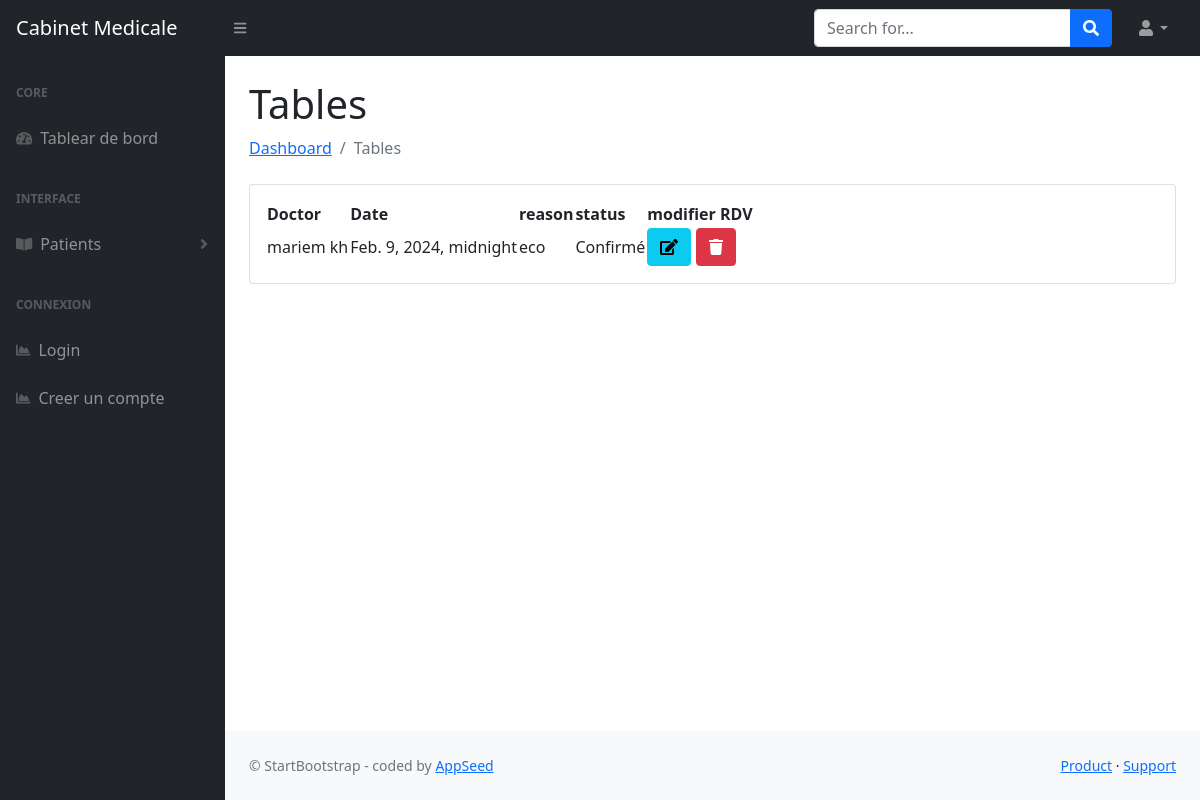
Page /patients/patient/7/appointments/ on the committed database.
### appointments/models.py (models this page shows, shortened)
class Appointment(models.Model):
    class Status(models.TextChoices):
        CONFIRME = 'Confirmé'
        ANNULE = 'Annulé'
        EN_ATTENTE = 'En attente'
    doctor = models.ForeignKey(Doctor, on_delete=models.CASCADE)
    patient = models.ForeignKey(Patient, on_delete=models.CASCADE, related_name= 'appointment_set')
    date = models.DateTimeField()
    reason = models.TextField()
    status = models.CharField(
        max_length=20,
        choices=Status.choices,
        default=Status.EN_ATTENTE)
    objects = models.Manager()  # Le gestionnaire par défaut
    confirmed_appointments = ConfirmedAppointmentManager()  # Gestionnaire personnalisé pour les rendez-vous confirmés

### doctors/models.py (models this page shows)
class Doctor(models.Model):
    firstName = models.CharField(max_length=100)
    lastName = models.CharField(max_length=100)
    specialization = models.CharField(max_length=100)
    contact_info = models.CharField(max_length=100)
    adresse = models.CharField(max_length=100)
    def __str__(self):
        return f"{self.firstName} {self.lastName}"

### patients/views.py (the view)
# urls.py: path('patient/<int:patient_id>/appointments/', views.patient_appointments, name='patient_appointments'),
def patient_appointments(request, patient_id):
    patient = Patient.objects.get(pk=patient_id)
    appointments = Appointment.confirmed_appointments.filter(patient=patient)
    return render(request, 'patients/liste.html', context={'patient': patient, 'appointments': appointments})

### appointments/models.py (called while the page is built)
    def get_queryset(self):
        return super().get_queryset().filter(status='Confirmé')

### patients/templates/patients/liste.html (shortened to what this page needs)
{% extends "layouts/base.html" %}
{% block content %}
    <main>
        <div class="container-fluid px-4">
            <h1 class="mt-4">Tables</h1>
            <ol class="breadcrumb mb-4">
                <li class="breadcrumb-item"><a href="{% url 'main-view' %}">Dashboard</a></li>
                <li class="breadcrumb-item active">Tables</li>
            </ol>
            <div class="card mb-4">
                <div class="card-body">
                    <table id="datatablesSimple">
                        <thead>
                            <tr>
                                <th>Doctor</th>
                                <th>Date</th>
                                <th>reason</th>
                                <th>status</th>
                                <th>modifier RDV</th>
                            </tr>
                        </thead>
                        <tbody>
                            {% for p in appointments %}
                            <tr>
                                <td>{{p.doctor}}</td>
                                <td>{{p.date}}</td>
                                <td>{{p.reason}}</td>
                                <td>{{p.status}}</td>
                                <td>
                                    <a href="{% url 'update-appointment' p.id %}" class="btn btn-info"><i class="fas fa-edit"></i></a>
                                    <a href="{% url 'delete-appointment' p.id %}" class="btn btn-danger"><i class="fas fa-trash"></i></a>
                                </td>
                            </tr>
                            {% endfor %}
                        </tbody>
                    </table>
                </div>
            </div>
        </div>
    </main>
{% endblock content %}

### rows in the picture
Appointment: doctor "mariem kh", date "Feb. 9, 2024, midnight", reason "eco", status "Confirmé"
